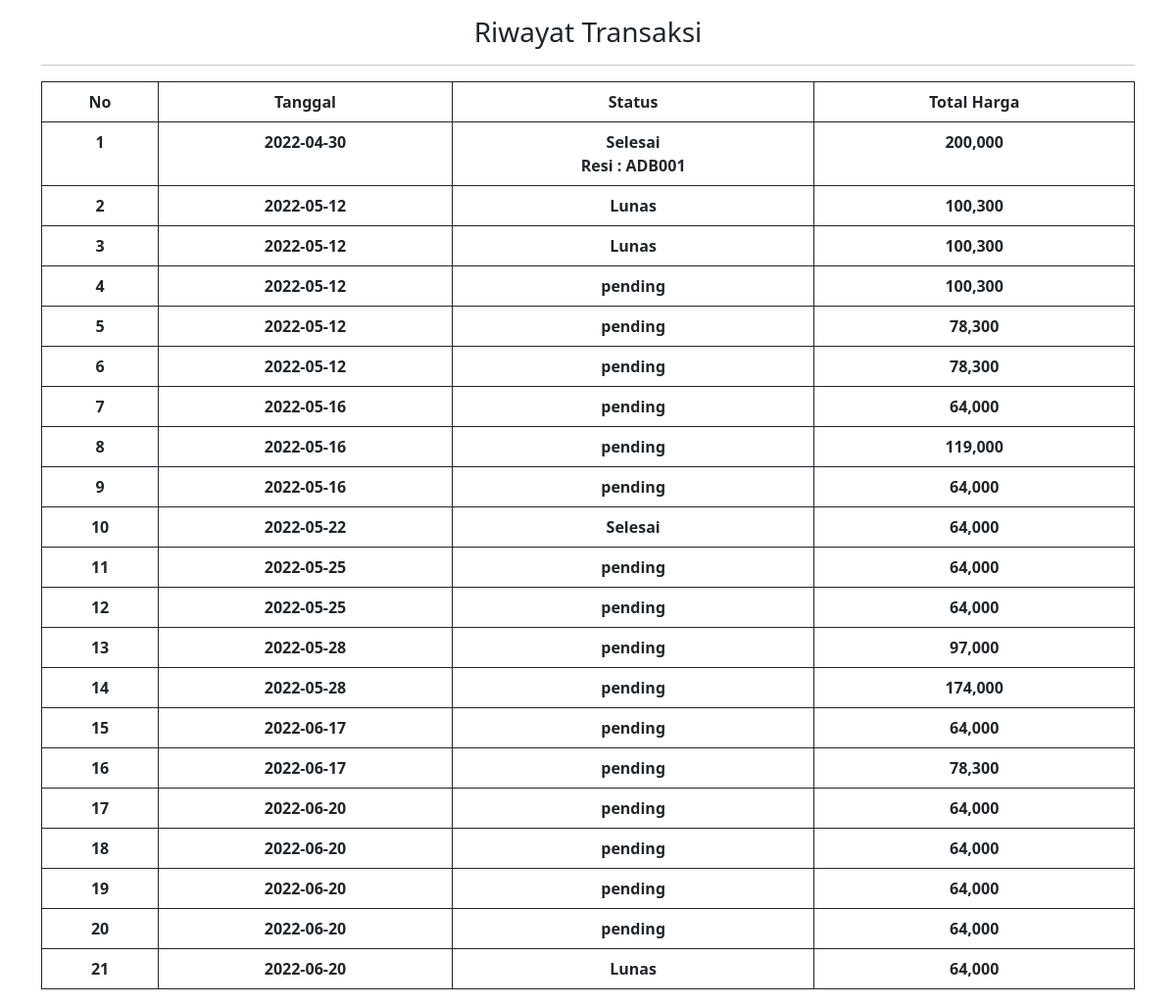
The app's page /Admin/riwayat.php?id=1 with its own data.
### tables this page shows
CREATE TABLE `pembelian` (
  `id_pembelian` int(11) NOT NULL,
  `id_user` int(11) NOT NULL,
  `tanggal_pembelian` date NOT NULL,
  `deskripsi_pembelian` varchar(255) NOT NULL,
  `total_pembelian` int(11) NOT NULL,
  `status_pembelian` varchar(100) NOT NULL DEFAULT 'pending',
  `no_pengiriman` varchar(255) NOT NULL
);

### Admin/riwayat.php (the view, shortened to what this page needs)
<?php
include 'koneksi.php';
$id_user=$_GET["id"];
?>
<!doctype html>
<html lang="en">
    <link href="https://cdn.jsdelivr.net/npm/bootstrap@5.0.2/dist/css/bootstrap.min.css" rel="stylesheet">
    <section>
    <div class="container">
    <?php if (isset($_SESSION["nama"])) { ?>
        <h3 class="text-center mt-3">Riwayat Transaksi <?php echo $_SESSION["nama"];?></h3>
    <?php } else { ?>
        <h3 class="text-center mt-3">Riwayat Transaksi</h3>
    <?php } ?>
        <hr>
        <table class="table table-bordered  border-dark fw-bold " >
            <thead>
                <tr class="text-center">
                    <th>No</th>
                    <th>Tanggal</th>
                    <th>Status</th>
                    <th>Total Harga</th>
                </tr>
            </thead>
            <tbody>
                <?php $nomor=1; ?>
                <?php
                $sql=mysqli_query($conn,"SELECT * FROM pembelian WHERE id_user='$id_user'");?>
                <?php while($data=mysqli_fetch_assoc($sql)) {?>
                <tr class="text-center">
                    <td><?php echo $nomor;?></td>
                    <td><?php echo $data["tanggal_pembelian"];?></td>
                    <td><?php echo $data["status_pembelian"];?>
                        <br>
                        <?php if (!empty($data["no_pengiriman"])):?>
                        Resi : <?php echo $data["no_pengiriman"];?>
                        <?php endif ?>
                    </td>
                    <td><?php echo number_format($data["total_pembelian"]);?></td>
                </tr>
                <?php $nomor++; ?>
                <?php } ?>
            </tbody>
    </div>
</section>
</html>

### records on screen
pembelian: tanggal_pembelian "2022-04-30", status_pembelian "Selesai", no_pengiriman "ADB001", total_pembelian "200,000"
pembelian: tanggal_pembelian "2022-05-12", status_pembelian "Lunas", total_pembelian "100,300"
pembelian: tanggal_pembelian "2022-05-12", status_pembelian "Lunas", total_pembelian "100,300"
pembelian: tanggal_pembelian "2022-05-12", status_pembelian "pending", total_pembelian "100,300"
pembelian: tanggal_pembelian "2022-05-12", status_pembelian "pending", total_pembelian "78,300"
pembelian: tanggal_pembelian "2022-05-12", status_pembelian "pending", total_pembelian "78,300"
pembelian: tanggal_pembelian "2022-05-16", status_pembelian "pending", total_pembelian "64,000"
pembelian: tanggal_pembelian "2022-05-16", status_pembelian "pending", total_pembelian "119,000"
pembelian: tanggal_pembelian "2022-05-16", status_pembelian "pending", total_pembelian "64,000"
pembelian: tanggal_pembelian "2022-05-22", status_pembelian "Selesai", total_pembelian "64,000"
pembelian: tanggal_pembelian "2022-05-25", status_pembelian "pending", total_pembelian "64,000"
pembelian: tanggal_pembelian "2022-05-25", status_pembelian "pending", total_pembelian "64,000"
pembelian: tanggal_pembelian "2022-05-28", status_pembelian "pending", total_pembelian "97,000"
pembelian: tanggal_pembelian "2022-05-28", status_pembelian "pending", total_pembelian "174,000"
pembelian: tanggal_pembelian "2022-06-17", status_pembelian "pending", total_pembelian "64,000"
pembelian: tanggal_pembelian "2022-06-17", status_pembelian "pending", total_pembelian "78,300"
pembelian: tanggal_pembelian "2022-06-20", status_pembelian "pending", total_pembelian "64,000"
pembelian: tanggal_pembelian "2022-06-20", status_pembelian "pending", total_pembelian "64,000"
pembelian: tanggal_pembelian "2022-06-20", status_pembelian "pending", total_pembelian "64,000"
pembelian: tanggal_pembelian "2022-06-20", status_pembelian "pending", total_pembelian "64,000"
pembelian: tanggal_pembelian "2022-06-20", status_pembelian "Lunas", total_pembelian "64,000"
